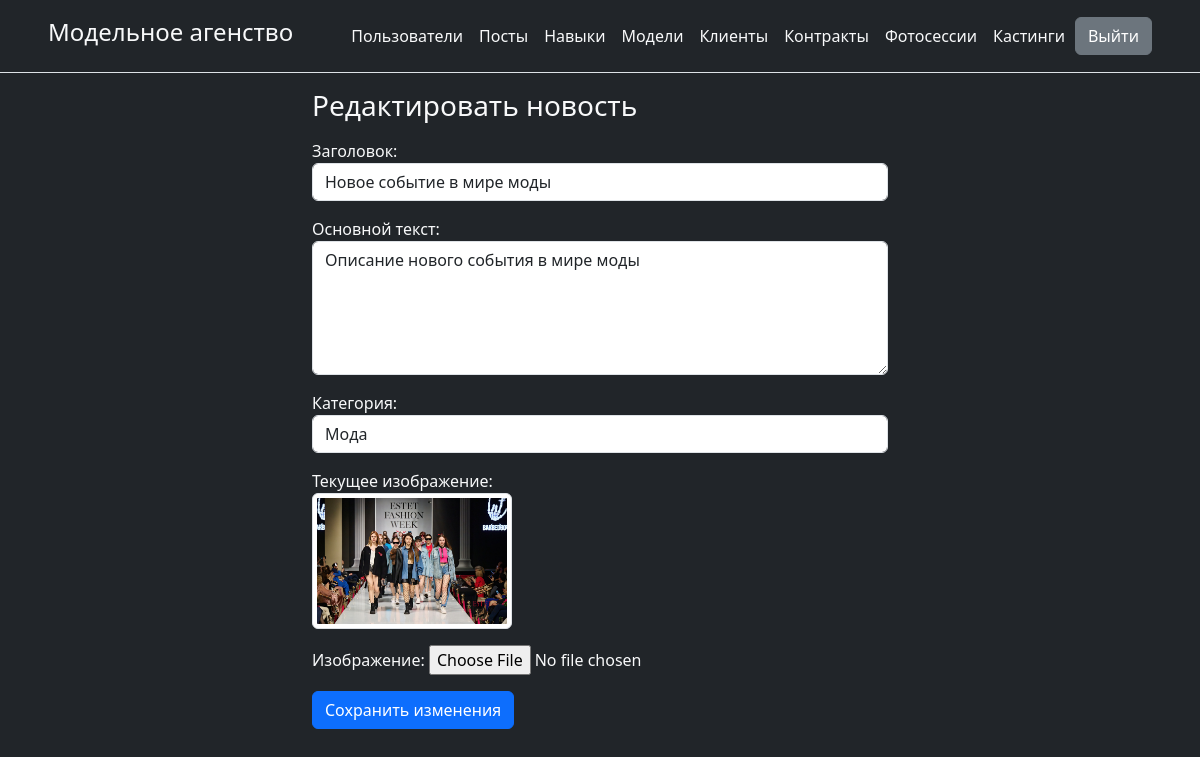
/admin/posts/edit_post.php?post_id=1 (signed in), run on the app's committed database.
### tables this page shows
CREATE TABLE `posts` (
  `post_id` int NOT NULL,
  `title` varchar(255) NOT NULL,
  `image_path` varchar(255) DEFAULT NULL,
  `main_text` text,
  `category` varchar(255) NOT NULL,
  `user_id` int DEFAULT NULL,
  `created_at` timestamp NOT NULL DEFAULT CURRENT_TIMESTAMP
);

### admin/posts/edit_post.php (the view, shortened to what this page needs)
<?php
include '../header.php';
require_once '../database_connection.php';
if (isset($_GET['post_id'])) {
	$post_id = $_GET['post_id'];
	try {
		$stmt = $pdo->prepare("SELECT * FROM posts WHERE post_id = ?");
		$stmt->execute([$post_id]);
		$post = $stmt->fetch(PDO::FETCH_ASSOC);
	} catch (PDOException $e) {
		echo "Ошибка при получении данных о посте: " . $e->getMessage();
		exit();
	}
} else {
	echo '<div class="alert alert-danger mt-3" role="alert">Не указан идентификатор поста.</div>';
	exit();
}
?>
<body class="bg-dark text-light">
<div class="container w-50">
	<h3 class="text-light my-3">Редактировать новость</h3>
	<form action="edit_post.php" method="post" enctype="multipart/form-data">
		<div class="form-group my-3">
			<label for="title">Заголовок:</label>
			<input type="text" id="title" name="title" class="form-control" value="<?php echo $post['title']; ?>" required>
		</div>
		<div class="form-group my-3">
			<label for="main_text">Основной текст:</label>
			<textarea id="main_text" name="main_text" class="form-control" rows="5" required><?php echo $post['main_text']; ?></textarea>
		</div>
		<div class="form-group my-3">
			<label for="category">Категория:</label>
			<input type="text" id="category" name="category" class="form-control" value="<?php echo $post['category']; ?>" required>
		</div>
	  <?php if ($post['image_path']) : ?>
				<div class="form-group my-3">
					<label>Текущее изображение:</label><br>
					<img src="<?php echo $post['image_path']; ?>" class="img-thumbnail" style="max-width: 200px;">
				</div>
	  <?php endif; ?>
		<div class="form-group my-3">
			<label for="image">Изображение:</label>
			<input type="file" id="image" name="image" class="form-control-file" accept="image/*">
		</div>
		<button type="submit" class="btn btn-primary mb-5">Сохранить изменения</button>
	</form>
</div>
</body>
</html>

### data on the page
posts: title "Новое событие в мире моды", main_text "Описание нового события в мире моды", category "Мода", image_path (picture)
